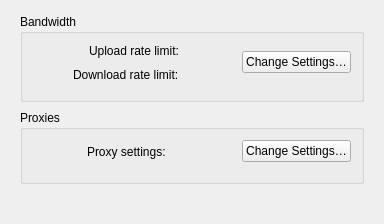
     <widget class="QWidget" name="pNetwork">
      <property name="focusPolicy">
       <enum>Qt::WheelFocus</enum>
      </property>
      <layout class="QVBoxLayout" name="pNetworkLayout">
       <property name="spacing">
        <number>8</number>
       </property>
       <property name="leftMargin">
        <number>20</number>
       </property>
       <property name="topMargin">
        <number>14</number>
       </property>
       <property name="rightMargin">
        <number>20</number>
       </property>
       <property name="bottomMargin">
        <number>0</number>
       </property>
       <item>
        <widget class="QGroupBox" name="gBandwidthSettings">
         <property name="minimumSize">
          <size>
           <width>0</width>
           <height>88</height>
          </size>
         </property>
         <property name="title">
          <string>Bandwidth</string>
         </property>
         <layout class="QHBoxLayout" name="gBandwidthSettingsLayout">
          <property name="leftMargin">
           <number>10</number>
          </property>
          <property name="topMargin">
           <number>0</number>
          </property>
          <property name="rightMargin">
           <number>10</number>
          </property>
          <property name="bottomMargin">
           <number>8</number>
          </property>
          <item>
           <spacer name="horizontalSpacer_17">
            <property name="orientation">
             <enum>Qt::Horizontal</enum>
            </property>
            <property name="sizeHint" stdset="0">
             <size>
              <width>40</width>
              <height>20</height>
             </size>
            </property>
           </spacer>
          </item>
          <item>
           <layout class="QFormLayout" name="bandwidthLimitTextLayout">
            <property name="labelAlignment">
             <set>Qt::AlignRight|Qt::AlignTrailing|Qt::AlignVCenter</set>
            </property>
            <property name="formAlignment">
             <set>Qt::AlignCenter</set>
            </property>
            <property name="horizontalSpacing">
             <number>10</number>
            </property>
            <property name="verticalSpacing">
             <number>10</number>
            </property>
            <item row="0" column="0">
             <widget class="QLabel" name="lUploadRateLimitText">
              <property name="text">
               <string>Upload rate limit:</string>
              </property>
             </widget>
            </item>
            <item row="1" column="0">
             <widget class="QLabel" name="lDownloadRateLimitText">
              <property name="text">
               <string>Download rate limit:</string>
              </property>
             </widget>
            </item>
            <item row="0" column="1">
             <widget class="QLabel" name="lUploadRateLimit">
              <property name="text">
               <string/>
              </property>
             </widget>
            </item>
            <item row="1" column="1">
             <widget class="QLabel" name="lDownloadRateLimit"/>
            </item>
           </layout>
          </item>
          <item>
           <spacer name="horizontalSpacer_18">
            <property name="orientation">
             <enum>Qt::Horizontal</enum>
            </property>
            <property name="sizeHint" stdset="0">
             <size>
              <width>40</width>
              <height>20</height>
             </size>
            </property>
           </spacer>
          </item>
          <item>
           <widget class="QPushButton" name="bOpenBandwidthSettings">
            <property name="text">
             <string>Change Settings…</string>
            </property>
            <property name="autoDefault">
             <bool>false</bool>
            </property>
           </widget>
          </item>
         </layout>
        </widget>
       </item>
       <item>
        <widget class="QGroupBox" name="gProxySettings">
         <property name="minimumSize">
          <size>
           <width>0</width>
           <height>74</height>
          </size>
         </property>
         <property name="title">
          <string>Proxies</string>
         </property>
         <layout class="QHBoxLayout" name="gProxySettingsLayout">
          <property name="leftMargin">
           <number>10</number>
          </property>
          <property name="topMargin">
           <number>0</number>
          </property>
          <property name="rightMargin">
           <number>10</number>
          </property>
          <property name="bottomMargin">
           <number>8</number>
          </property>
          <item>
           <spacer name="horizontalSpacer_7">
            <property name="orientation">
             <enum>Qt::Horizontal</enum>
            </property>
            <property name="sizeHint" stdset="0">
             <size>
              <width>40</width>
              <height>20</height>
             </size>
            </property>
           </spacer>
          </item>
          <item>
           <layout class="QFormLayout" name="proxyLayout">
            <property name="labelAlignment">
             <set>Qt::AlignRight|Qt::AlignTrailing|Qt::AlignVCenter</set>
            </property>
            <property name="formAlignment">
             <set>Qt::AlignCenter</set>
            </property>
            <property name="horizontalSpacing">
             <number>10</number>
            </property>
            <property name="verticalSpacing">
             <number>10</number>
            </property>
            <item row="0" column="0">
             <widget class="QLabel" name="lProxySettingsText">
              <property name="text">
               <string>Proxy settings:</string>
              </property>
             </widget>
            </item>
            <item row="0" column="1">
             <widget class="QLabel" name="lProxySettings">
              <property name="text">
               <string/>
              </property>
             </widget>
            </item>
           </layout>
          </item>
          <item>
           <spacer name="horizontalSpacer_4">
            <property name="orientation">
             <enum>Qt::Horizontal</enum>
            </property>
            <property name="sizeHint" stdset="0">
             <size>
              <width>40</width>
              <height>20</height>
             </size>
            </property>
           </spacer>
          </item>
          <item>
           <widget class="QPushButton" name="bOpenProxySettings">
            <property name="text">
             <string>Change Settings…</string>
            </property>
            <property name="autoDefault">
             <bool>false</bool>
            </property>
           </widget>
          </item>
         </layout>
        </widget>
       </item>
       <item>
        <spacer name="verticalSpacer">
         <property name="orientation">
          <enum>Qt::Vertical</enum>
         </property>
         <property name="sizeHint" stdset="0">
          <size>
           <width>20</width>
           <height>40</height>
          </size>
         </property>
        </spacer>
       </item>
      </layout>
     </widget>
